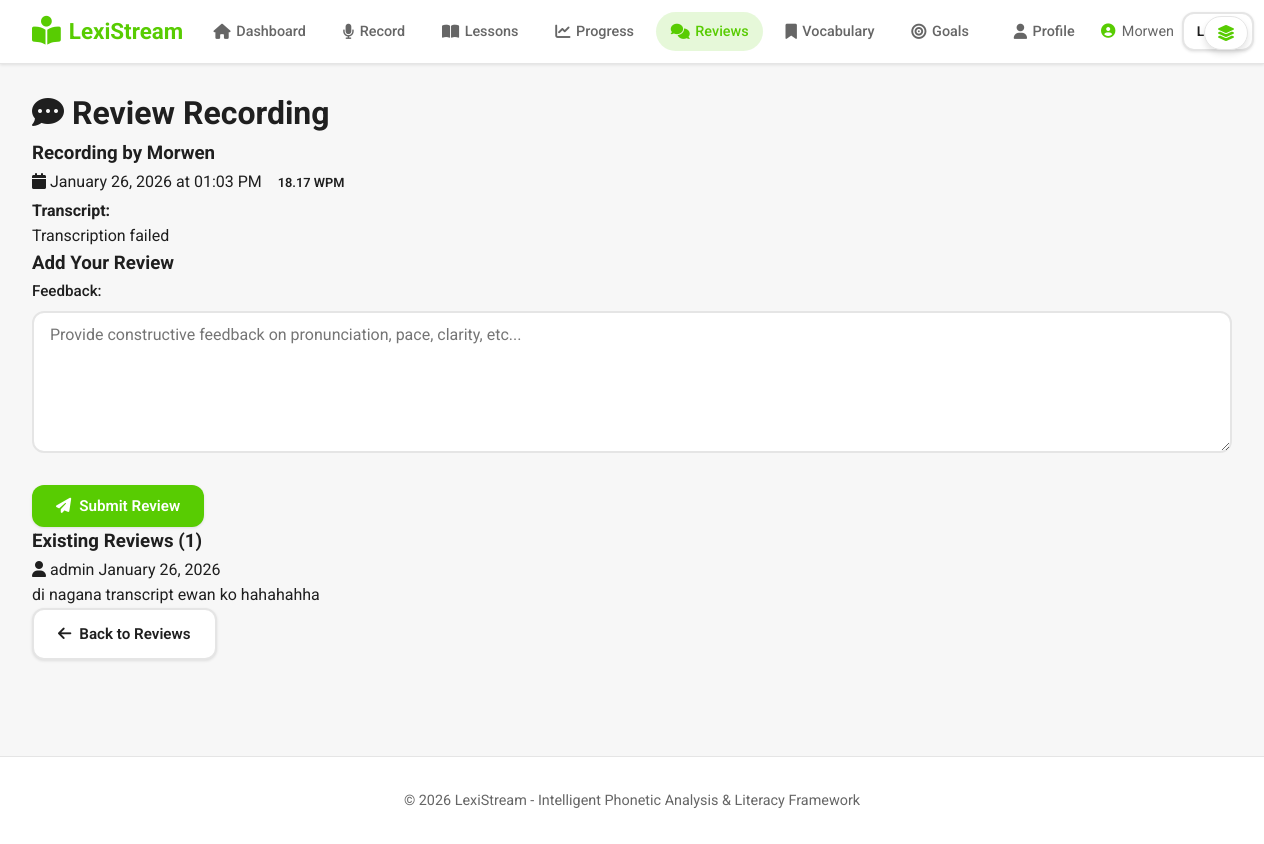
/review/1 (signed in), run on the app's committed database.
### app.py (models this page shows)
class User(UserMixin, db.Model):
    id = db.Column(db.Integer, primary_key=True)
    username = db.Column(db.String(80), unique=True, nullable=False)
    email = db.Column(db.String(120), unique=True, nullable=False)
    password_hash = db.Column(db.String(255), nullable=False)
    is_admin = db.Column(db.Boolean, default=False, nullable=False)
    display_name = db.Column(db.String(120))
    bio = db.Column(db.Text)
    location = db.Column(db.String(120))
    website = db.Column(db.String(255))
    avatar_url = db.Column(db.String(255))
    role = db.Column(db.String(20), default="user", nullable=False)  # user, teacher, admin
    created_at = db.Column(db.DateTime, default=datetime.utcnow)

class Recording(db.Model):
    id = db.Column(db.Integer, primary_key=True)
    user_id = db.Column(db.Integer, db.ForeignKey('user.id'), nullable=False)
    filename = db.Column(db.String(255), nullable=False)
    transcript = db.Column(db.Text)
    words_per_minute = db.Column(db.Float)
    duration_seconds = db.Column(db.Float)
    created_at = db.Column(db.DateTime, default=datetime.utcnow)
    user = db.relationship('User', backref=db.backref('recordings', lazy=True))

class Review(db.Model):
    id = db.Column(db.Integer, primary_key=True)
    recording_id = db.Column(db.Integer, db.ForeignKey('recording.id'), nullable=False)
    reviewer_id = db.Column(db.Integer, db.ForeignKey('user.id'), nullable=False)
    feedback_text = db.Column(db.Text, nullable=False)
    created_at = db.Column(db.DateTime, default=datetime.utcnow)
    recording = db.relationship('Recording', backref=db.backref('reviews', lazy=True))
    reviewer = db.relationship('User', backref=db.backref('reviews_given', lazy=True))

### app.py (the view, shortened to what this page needs)
@app.route('/review/<int:recording_id>', methods=['GET', 'POST'])
@login_required
def review_recording(recording_id):
    recording = Recording.query.get_or_404(recording_id)
    existing_reviews = Review.query.filter_by(recording_id=recording_id).all()
    return render_template('review_detail.html', recording=recording, reviews=existing_reviews)

### app.py (called while the page is built)
@login_manager.user_loader
def load_user(user_id):
    return User.query.get(int(user_id))

### templates/review_detail.html (shortened to what this page needs)
{% extends "base.html" %}
{% block content %}
<div class="review-detail-container">
    <h1 class="page-title"><i class="fas fa-comment-dots"></i> Review Recording</h1>
    <div class="recording-detail-card">
        <div class="recording-info">
            <h3>Recording by {{ recording.user.username }}</h3>
            <p class="recording-meta">
                <i class="fas fa-calendar"></i> {{ recording.created_at.strftime('%B %d, %Y at %I:%M %p') }}
                <span class="badge">{{ recording.words_per_minute }} WPM</span>
            </p>
            {% if recording.transcript %}
            <div class="transcript-section">
                <h4>Transcript:</h4>
                <p>{{ recording.transcript }}</p>
            </div>
            {% endif %}
        </div>
        <div class="review-form-section">
            <h3>Add Your Review</h3>
            <form method="POST" action="{{ url_for('review_recording', recording_id=recording.id) }}">
                <div class="form-group">
                    <label for="feedback">Feedback:</label>
                    <textarea id="feedback" name="feedback" rows="6"
                              placeholder="Provide constructive feedback on pronunciation, pace, clarity, etc..." required></textarea>
                </div>
                <button type="submit" class="btn btn-primary">
                    <i class="fas fa-paper-plane"></i> Submit Review
                </button>
            </form>
        </div>
        {% if reviews %}
        <div class="existing-reviews">
            <h3>Existing Reviews ({{ reviews|length }})</h3>
            {% for review in reviews %}
            <div class="review-card">
                <div class="review-author">
                    <i class="fas fa-user"></i> {{ review.reviewer.username }}
                    <span class="review-date">{{ review.created_at.strftime('%B %d, %Y') }}</span>
                </div>
                <p>{{ review.feedback_text }}</p>
            </div>
            {% endfor %}
        </div>
        {% endif %}
    </div>
    <a href="{{ url_for('reviews') }}" class="btn btn-secondary">
        <i class="fas fa-arrow-left"></i> Back to Reviews
    </a>
</div>
{% endblock %}

### templates/base.html (shortened to what this page needs)
<!DOCTYPE html>
<html lang="en">
<head>
    <link rel="stylesheet" href="{{ url_for('static', filename='css/style.css') }}">
    <link rel="stylesheet" href="https://cdnjs.cloudflare.com/ajax/libs/font-awesome/6.4.0/css/all.min.css">
</head>
<body>
    <header class="navbar">
        <div class="nav-container">
            <div class="nav-left">
                <a href="{% if current_user.is_authenticated %}{% if current_user.is_admin %}{{ url_for('admin_dashboard') }}{% else %}{{ url_for('dashboard') }}{% endif %}{% else %}{{ url_for('index') }}{% endif %}" class="nav-logo">
                    <i class="fas fa-book-reader"></i>
                    <span>LexiStream</span>
                </a>
            </div>
            <div class="nav-center">
                {% if current_user.is_authenticated %}
                <ul class="nav-menu">
                    {% if current_user.is_admin or current_user.role == 'admin' %}
                    <li>
                        <a href="{{ url_for('admin_dashboard') }}" class="nav-link {% if request.endpoint == 'admin_dashboard' %}active{% endif %}">
                            <i class="fas fa-shield-alt"></i><span>Admin</span>
                        </a>
                    </li>
                    {% elif current_user.role == 'teacher' %}
                    <li>
                        <a href="{{ url_for('teacher_dashboard') }}" class="nav-link {% if request.endpoint == 'teacher_dashboard' %}active{% endif %}">
                            <i class="fas fa-chalkboard-teacher"></i><span>Teacher</span>
                        </a>
                    </li>
                    {% else %}
                    <li>
                        <a href="{{ url_for('dashboard') }}" class="nav-link {% if request.endpoint == 'dashboard' %}active{% endif %}">
                            <i class="fas fa-home"></i><span>Dashboard</span>
                        </a>
                    </li>
                    {% endif %}
                    <li>
                        <a href="{{ url_for('record') }}" class="nav-link {% if request.endpoint == 'record' %}active{% endif %}">
                            <i class="fas fa-microphone"></i><span>Record</span>
                        </a>
                    </li>
                    <li>
                        <a href="{{ url_for('lessons') }}" class="nav-link {% if request.endpoint == 'lessons' %}active{% endif %}">
                            <i class="fas fa-book-open"></i><span>Lessons</span>
                        </a>
                    </li>
                    <li>
                        <a href="{{ url_for('progress') }}" class="nav-link {% if request.endpoint == 'progress' %}active{% endif %}">
                            <i class="fas fa-chart-line"></i><span>Progress</span>
                        </a>
                    </li>
                    <li>
                        <a href="{{ url_for('reviews') }}" class="nav-link {% if 'review' in request.endpoint %}active{% endif %}">
                            <i class="fas fa-comments"></i><span>Reviews</span>
                        </a>
                    </li>
                    <li>
                        <a href="{{ url_for('vocabulary') }}" class="nav-link {% if request.endpoint == 'vocabulary' %}active{% endif %}">
                            <i class="fas fa-bookmark"></i><span>Vocabulary</span>
                        </a>
                    </li>
                    <li>
                        <a href="{{ url_for('goals') }}" class="nav-link {% if request.endpoint == 'goals' %}active{% endif %}">
                            <i class="fas fa-bullseye"></i><span>Goals</span>
                        </a>
                    </li>
                </ul>
                {% endif %}
            </div>
            <div class="nav-right">
                {% if current_user.is_authenticated %}
                <a href="{{ url_for('profile') }}" class="nav-link" style="margin-right: 0.25rem;">
                    <i class="fas fa-user"></i><span>Profile</span>
                </a>
                <span class="nav-user">
                    <i class="fas fa-user-circle"></i>
                    {{ current_user.username }}{% if current_user.is_admin %} (Admin){% endif %}
                </span>
                <a href="{{ url_for('logout') }}" class="btn btn-secondary btn-sm">Logout</a>
                {% else %}
                <a href="{{ url_for('login') }}" class="btn btn-secondary btn-sm">Login</a>
                <a href="{{ url_for('register') }}" class="btn btn-primary btn-sm">Register</a>
                {% endif %}
            </div>
        </div>
    </header>
    {% if current_user.is_authenticated %}
    <button type="button" id="toggleCanvasBtn" class="canvas-toggle" title="Toggle dashboard">
        <i class="fas fa-layer-group"></i>
    </button>
    {% endif %}
    <main class="main-content">
        {% block content %}{% endblock %}
    </main>
    <footer class="footer">
        <p>&copy; 2026 LexiStream - Intelligent Phonetic Analysis & Literacy Framework</p>
    </footer>
</body>
</html>

### static/css/style.css (style rules this page uses)
* { margin: 0; padding: 0; box-sizing: border-box; }
:root { --matcha-dark: #58cc02; --matcha-light: #89e219; --matcha-hover: #4fb800; --cream-bg: #f7f7f7; --cream-light: #ffffff; --cream-border: #e5e5e5; --text-primary: #1f1f1f; --text-secondary: #666666; --text-light: #999999; --danger: #dc3545; --warning: #ffc107; --shadow-sm: 0 1px 3px rgba(0, 0, 0, 0.1); --shadow-md: 0 4px 6px rgba(0, 0, 0, 0.1); --shadow-lg: 0 10px 20px rgba(0, 0, 0, 0.1); }
body { font-family: 'Roboto', -apple-system, BlinkMacSystemFont, 'Segoe UI', sans-serif; background: var(--cream-bg); color: var(--text-primary); line-height: 1.6; min-height: 100vh; }
.navbar { background: var(--cream-light); border-bottom: 1px solid var(--cream-border); position: sticky; top: 0; z-index: 1000; box-shadow: var(--shadow-sm); transition: transform 0.3s ease; }
.nav-container { max-width: 1400px; margin: 0 auto; padding: 0.75rem 2rem; display: flex; align-items: center; justify-content: space-between; gap: 1rem; }
.nav-left, .nav-center, .nav-right { display: flex; align-items: center; gap: 1rem; }
.nav-logo { display: inline-flex; align-items: center; gap: 0.5rem; font-size: 1.4rem; font-weight: 700; color: var(--matcha-dark); text-decoration: none; }
.nav-logo i { font-size: 1.8rem; }
.nav-menu { list-style: none; display: flex; align-items: center; gap: 0.5rem; }
.nav-link { display: inline-flex; align-items: center; gap: 0.35rem; padding: 0.5rem 0.9rem; border-radius: 999px; text-decoration: none; color: var(--text-secondary); font-size: 0.9rem; font-weight: 500; transition: background 0.2s ease, color 0.2s ease; }
.nav-link i { font-size: 0.95rem; }
.nav-link.active { background: rgba(88, 204, 2, 0.15); color: var(--matcha-dark); }
.nav-user { display: inline-flex; align-items: center; gap: 0.4rem; font-size: 0.9rem; color: var(--text-secondary); }
.nav-user i { color: var(--matcha-dark); }
.nav-right .btn-sm { padding: 0.4rem 0.8rem; }
.nav-right { gap: 0.5rem; }
.canvas-toggle { position: fixed; top: 1rem; right: 1rem; z-index: 1100; background: var(--cream-light); border: 1px solid var(--cream-border); border-radius: 999px; padding: 0.5rem 0.75rem; box-shadow: var(--shadow-md); display: flex; align-items: center; justify-content: center; cursor: pointer; }
.canvas-toggle i { font-size: 1rem; color: var(--matcha-dark); }
.main-content { max-width: 1400px; margin: 0 auto; padding: 1.5rem 2rem 2rem; }
.btn { display: inline-flex; align-items: center; gap: 0.5rem; padding: 0.75rem 1.5rem; border: none; border-radius: 12px; font-weight: 600; font-size: 0.95rem; cursor: pointer; transition: all 0.2s ease; text-decoration: none; font-family: 'Roboto', sans-serif; box-shadow: var(--shadow-sm); }
.btn-primary { background: var(--matcha-dark); color: white; }
.btn-secondary { background: var(--cream-light); color: var(--text-primary); border: 2px solid var(--cream-border); }
.btn-sm { padding: 0.5rem 1rem; font-size: 0.85rem; }
.form-group { margin-bottom: 1.5rem; }
.form-group label { display: block; margin-bottom: 0.5rem; font-weight: 500; color: var(--text-primary); font-size: 0.95rem; }
.form-group input, .form-group textarea, .form-group select { width: 100%; padding: 0.75rem 1rem; border: 2px solid var(--cream-border); border-radius: 12px; font-size: 1rem; font-family: 'Roboto', sans-serif; transition: all 0.2s ease; background: var(--cream-light); }
.badge { display: inline-block; padding: 0.25rem 0.75rem; border-radius: 20px; font-size: 0.8rem; font-weight: 600; }
.footer { background: var(--cream-light); border-top: 1px solid var(--cream-border); text-align: center; padding: 2rem; margin-top: 4rem; color: var(--text-secondary); font-size: 0.9rem; }

### data on the page
User: username "Morwen", user.username "Morwen"
Recording: created_at "January 26, 2026 at 01:03 PM", words_per_minute "18.17", transcript "Transcription failed"
Review: reviewer.username "admin", created_at "January 26, 2026", feedback_text "di nagana transcript ewan ko hahahahha"

### other printed values
{{ reviews|length }} "1"
